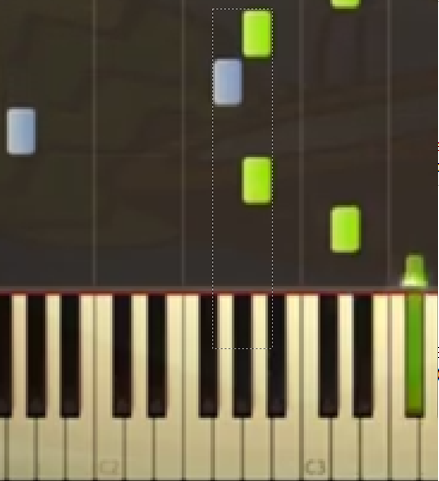
#> input picture DetailedDocumentation(HTML_File)/BleedingNotes.png, 439 x 481 px, given in place of Above the Treetops - Lith Harbor Synthesia.mp4, which was not available
$ jupyter execute --allow-errors SynthesiaToScore.ipynb   (shell and % lines are left out)   (text cells are left out)
#> lines starting #> are read from the running program, lines starting #| are printed output that depends on the picture; after the words box and inside, x2 and y2 are one past the last pixel; in counts of white or black regions, pixels touching at a corner belong together; pictures that were not available may be replaced by others from this repository, and a replacement may not be noted
[cell 1]
def ConvertListToNote(lst,vote_threshold=5,percent_threshold=0.20,debug=False):
    temp = Counter()
    for val in lst: #Read all pixels, convert to notes, and increment counts
        converted_note = ConvertPixelToNote(val)
        if converted_note != None: #Do not count "None" as a note
            temp[converted_note] += 1
    #Stage 1 elimination
    #Eliminate smaller noise so that they don't contribute to the overall percentage
    keys = list(temp.keys())
    backup = temp
    for note in keys:
        if temp[note] <= vote_threshold:
            temp.pop(note)

    #Stage 2 elimination -- Now compute total_hits after first elimination
    total_hits = np.sum(list(temp.values()))
    if debug==True:
        print("Keys before stage 1 elimination: ",backup,
              "\nKeys going into stage 2: ",temp,"\nTotal Hits: ",total_hits)
    for note in list(temp.keys()): #For each note detected
        #Want to keep majority by count or percentage
        #Remove notes that don't occur often or are not majority %'age
        if temp[note]/total_hits<=percent_threshold:
            temp.pop(note)
    return list(temp.keys())

def ConvertPixelToNote(val):
    if 0 <= val <= 24: #Octave 0
        if 0 <= val <= 9:
            note = "A-0"
        elif 10 <= val <= 16:
            note = "A#-0"
        elif 17 <= val <= 24:
            note = "B-0"
    elif 25 <= val <= 111: #Octave 1
        if 25 <= val <= 31:
            note = "C-1"
        elif 32 <= val <= 38:
            note = "C#-1"
        elif 39 <= val <= 45:
            note = "D-1"
        elif 46 <= val <= 52:
            note = "D#-1"
        elif 53 <= val <= 60:
            note = "E-1"
        elif 61 <= val <= 67:
            note = "F-1"
        elif 68 <= val <= 74:
            note = "F#-1"
        elif 75 <= val <= 81:
            note = "G-1"
        elif 82 <= val <= 88:
            note = "G#-1"
        elif 89 <= val <= 95:
            note = "A-1"
        elif 96 <= val <= 102:
            note = "A#-1"
        elif 103 <= val <= 111:
            note = "B-1"
    elif 112 <= val <= 197: #Octave 2
        if 112 <= val <= 118:
            note = "C-2"
        elif 119 <= val <= 125:
            note = "C#-2"
        elif 126 <= val <= 132:
            note = "D-2"
        elif 133 <= val <= 139:
            note = "D#-2"
        elif 140 <= val <= 147:
            note = "E-2"
        elif 148 <= val <= 154:
            note = "F-2"
        elif 155 <= val <= 161:
            note = "F#-2"
        elif 162 <= val <= 168:
            note = "G-2"
        elif 169 <= val <= 175:
            note = "G#-2"
        elif 176 <= val <= 182:
            note = "A-2"
        elif 183 <= val <= 189:
            note = "A#-2"
        elif 190 <= val <= 197:
            note = "B-2"
    elif 198 <= val <= 283: #Octave 3
        if 198 <= val <= 204:
            note = "C-3"
        elif 205 <= val <= 211:
            note = "C#-3"
        elif 212 <= val <= 218:
            note = "D-3"
        elif 219 <= val <= 225:
            note = "D#-3"
        elif 226 <= val <= 233:
            note = "E-3"
        elif 234 <= val <= 240:
            note = "F-3"
        elif 241 <= val <= 247:
            note = "F#-3"
        elif 248 <= val <= 254:
            note = "G-3"
        elif 255 <= val <= 261:
            note = "G#-3"
        elif 262 <= val <= 268:
            note = "A-3"
        elif 269 <= val <= 275:
            note = "A#-3"
        elif 276 <= val <= 283:
            note = "B-3"
    elif 284 <= val <= 369: #Octave 4
        if 284 <= val <= 290:
            note = "C-4"
        elif 291 <= val <= 297:
            note = "C#-4"
        elif 298 <= val <= 304:
            note = "D-4"
        elif 305 <= val <= 311:
            note = "D#-4"
        elif 312 <= val <= 319:
            note = "E-4"
        elif 320 <= val <= 326:
            note = "F-4"
        elif 327 <= val <= 333:
            note = "F#-4"
        elif 334 <= val <= 340:
            note = "G-4"
        elif 341 <= val <= 347:
            note = "G#-4"
        elif 348 <= val <= 354:
            note = "A-4"
        elif 355 <= val <= 361:
            note = "A#-4"
        elif 362 <= val <= 369:
            note = "B-4"
    elif 370 <= val <= 455: #Octave 5
        if 370 <= val <= 376:
            note = "C-5"
        elif 377 <= val <= 383:
            note = "C#-5"
        elif 384 <= val <= 390:
            note = "D-5"
        elif 391 <= val <= 397:
            note = "D#-5"
        elif 398 <= val <= 405:
            note = "E-5"
        elif 406 <= val <= 412:
            note = "F-5"
        elif 413 <= val <= 419:
            note = "F#-5"
        elif 420 <= val <= 426:
            note = "G-5"
        elif 427 <= val <= 433:
            note = "G#-5"
        elif 434 <= val <= 440:
            note = "A-5"
        elif 441 <= val <= 447:
            note = "A#-5"
        elif 448 <= val <= 455:
            note = "B-5"
    elif 456 <= val <= 541: #Octave 6
        if 456 <= val <= 462:
            note = "C-6"
        elif 463 <= val <= 469:
            note = "C#-6"
        elif 470 <= val <= 476:
            note = "D-6"
        elif 477 <= val <= 483:
            note = "D#-6"
        elif 484 <= val <= 491:
            note = "E-6"
        elif 492 <= val <= 498:
            note = "F-6"
        elif 499 <= val <= 505:
            note = "F#-6"
        elif 506 <= val <= 512:
            note = "G-6"
        elif 513 <= val <= 519:
            note = "G#-6"
        elif 520 <= val <= 526:
            note = "A-6"
        elif 527 <= val <= 533:
            note = "A#-6"
        elif 534 <= val <= 541:
            note = "B-6"
    elif 542 <= val <= 640: #Octave 7 & 8
        if 542 <= val <= 548:
            note = "C-7"
        elif 549 <= val <= 555:
            note = "C#-7"
        elif 556 <= val <= 562:
            note = "D-7"
        elif 563 <= val <= 569:
            note = "D#-7"
        elif 570 <= val <= 577:
            note = "E-7"
        elif 578 <= val <= 584:
            note = "F-7"
        elif 585 <= val <= 591:
            note = "F#-7"
        elif 592 <= val <= 598:
            note = "G-7"
        elif 599 <= val <= 605:
            note = "G#-7"
        elif 606 <= val <= 612:
            note = "A-7"
        elif 613 <= val <= 619:
            note = "A#-7"
        elif 620 <= val <= 628:
            note = "B-7"
        elif 629 <= val <= 640:
            note = "C-8"
    try:
        return note #Return the note if there is something
    except:
        note = None

[cell 2]
import cv2
import os
import numpy as np
from collections import Counter
import pandas as pd
from IPython.display import Image
import mingus.core.value as value
from mingus.containers import NoteContainer
from mingus.containers import Bar
from mingus.containers import Track
from mingus.containers import Composition
from mingus.containers.instrument import Instrument, Piano
from mingus.extra import lilypond as LilyPond
from mingus.midi import midi_file_out as MidiFileOut

###Hyperparameters
debug = False #For output from Pixel <-> Note dictionaries
vod_name = "Above the Treetops - Lith Harbor Synthesia.mp4" #Name of the file to read (.mp4!)
fps = 1 #Speed of the video processing --- Inverse btw .. lower is faster!
measure_length = 57.2 #The number of frames that yield a full measure
start = 230 #Defining the height of the crop region
keysig = "D" #Defining the key signature (in Major only!)
bpm = 120 #Defining the BPM for the midi file -- Has no impact to png/pdf generation
title = "Above the Treetops - Lith Harbor" #Title displayed above the score
author = "Leegle" #Author displayed at the top right of the score
outputname = "LithHarbor" #Name to use for all the output files ... eg: LithHarbor.png/.mid/.pdf
#Mask filter parameters
blu_lower = np.array([75,20,120]) #Lower bound of the Left hand
blu_upper = np.array([140,230,250]) #Upper bound of the Left hand
grn_lower = np.array([30,90,100]) #Lower bound of the Right hand
grn_upper = np.array([80,255,255]) #Upper bound of the Right hand

#Video info constants
cap = cv2.VideoCapture(vod_name) #Load the video
w=int(cap.get(cv2.CAP_PROP_FRAME_WIDTH )) #Grab the width of the video
h=int(cap.get(cv2.CAP_PROP_FRAME_HEIGHT )) #_______ height of the video
vod_fps = cap.get(cv2.CAP_PROP_FPS)
total_frames = int(cap.get(cv2.CAP_PROP_FRAME_COUNT))

print("width: ",w) #640
print("height: ",h) #360
print("FPS: ",vod_fps) #30
print("Video Frame Count: ",total_frames) #8476

if debug==True:
    print("\nFrame | Note | x-pixel-val\n--------------------------") #Display just for neat output

#Initialize lists to contain the frame + notes that occur on the frame
frames_left = [0,0] #Initialize the lists with a dummy value
frames_right = [0,0] #Initialize the lists with a dummy value
notes_left = [0] #Initialize the lists with a dummy value
notes_right = [0] #Initialize the lists with a dummy value

#Initialize these locks
allow_duplicate_right = True
allow_duplicate_left = True

#Start image processing ------------------
while True:
    ret, frame = cap.read() #Read 1 frame of video
#> frame is the input picture: shape (481, 439, 3); mean B, G, R 67, 89, 96.3

    if frame is None: #If the frame being read is None (ie: End of video)
        break #Exit app

    #Crop image to only 1 pixel tall image
    stop = start+1
    cropped = frame[start:stop, 0:w]
#> cropped = 439 rows, first 8: [35, 43, 50], [35, 43, 50], [36, 44, 51], [36, 44, 51], [36, 44, 51], [36, 44, 51], [36, 44, 51], [36, 44, 51]

    #Create a visual indicator of this cropped region -- red rectangle above the keyboard
    box = cv2.rectangle(frame, #What object to draw the rectangle on
                  (0,start-1), #Start drawing (Top left corner)
                  (w,stop), #End drawing (Bottom right corner)
                  (0,0,255), #BGR color code
                  1) #line width, -1 fills it instead of line width

    #Convert image to HSV (Hue, Saturation, Value) instead of BGR for better control of green vs blue colors
    hsv = cv2.cvtColor(frame,cv2.COLOR_BGR2HSV)
#> hsv: shape (481, 439, 3); mean H, S, V 20.8, 84.4, 98.8
    hsv_crop = cv2.cvtColor(cropped,cv2.COLOR_BGR2HSV) #Convert crop image to hsv scale
#> hsv_crop = 439 rows, first 8: [0, 255, 255], [16, 77, 50], [16, 75, 51], [16, 75, 51], [16, 75, 51], [16, 75, 51], [16, 75, 51], [16, 75, 51]

    #Blue filter
    blu_mask = cv2.inRange(hsv,blu_lower,blu_upper)
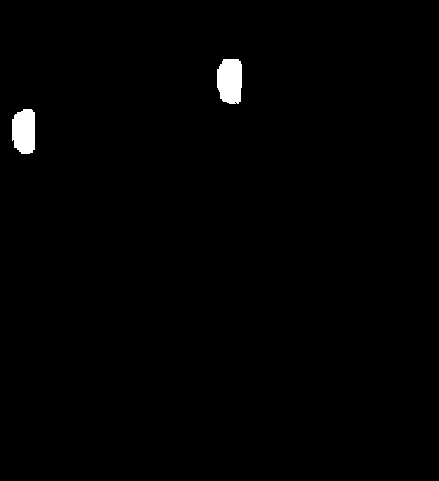
#> blu_mask: shape (481, 439); 0.9% white; 2 white regions, box (x1, y1, x2, y2) and area: (217, 59, 242, 104) 990, (12, 109, 35, 154) 908
    blu_mask_crop = cv2.inRange(hsv_crop,blu_lower,blu_upper)
    blu_filtered = cv2.bitwise_and(frame,frame,mask=blu_mask) #Find in "Frame" then show pixels of "Frame" where "mask = 1"
    blu_cropped = cv2.bitwise_and(cropped,cropped,mask=blu_mask_crop) #Find only blue pixels in the cropped image
#> blu_cropped = 439 rows, first 8: [0, 0, 0], [0, 0, 0], [0, 0, 0], [0, 0, 0], [0, 0, 0], [0, 0, 0], [0, 0, 0], [0, 0, 0]

    #Green filter
    grn_mask = cv2.inRange(hsv,grn_lower,grn_upper)
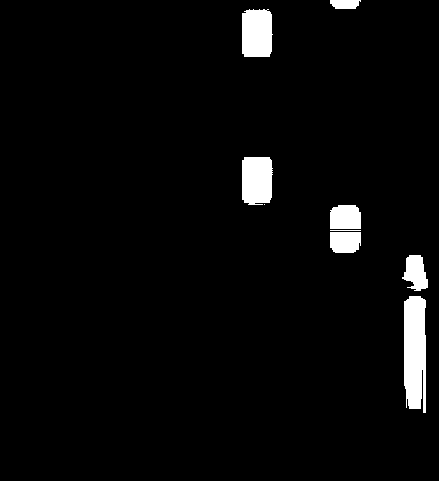
#> grn_mask: shape (481, 439); 3.5% white; 9 white regions (1 under 20 px), largest, box (x1, y1, x2, y2) and area: (404, 296, 426, 413) 2331, (242, 9, 273, 57) 1385, (242, 157, 273, 205) 1380
    grn_mask_crop = cv2.inRange(hsv_crop,grn_lower,grn_upper)
    grn_filtered = cv2.bitwise_and(frame,frame,mask=grn_mask)
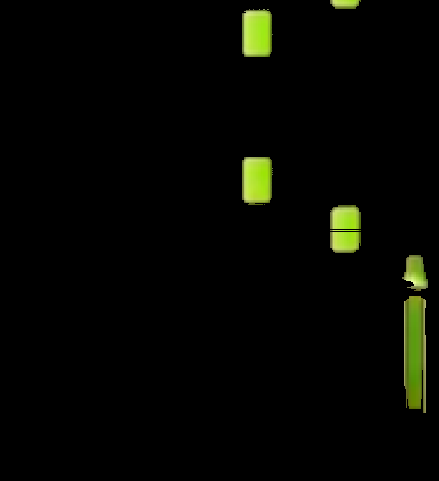
#> grn_filtered: shape (481, 439, 3); mean B, G, R 1.7, 6.2, 4.9
    grn_cropped = cv2.bitwise_and(cropped,cropped,mask=grn_mask_crop)
#> grn_cropped has the same summary as blu_cropped

    cv2.imshow("Original",frame) #Display original video
    cv2.imshow("Blue",blu_filtered)
    cv2.imshow("Green",grn_filtered)
    #cv2.imshow("Cropped",cropped)
    #cv2.imshow("Blue_cropped",blu_cropped)
    #cv2.imshow("Green_cropped",grn_cropped)

    current_frame = int(cap.get(1)) #Current frame_number of the video

    #Note detection
    if current_frame%2 == 0: #Read every even frame (to mitigate pixel bleed from 1 frame to next)

        coord_right=cv2.findNonZero(grn_mask_crop) #Pixel locations of where there are green
#> coord_right = contour of 31 points, box (x1, y1, x2, y2) (330, 0, 361, 1), area 0
        coord_left=cv2.findNonZero(blu_mask_crop) #Pixel locations of where there are blue
#> coord_left = None

        #Right hand detection
        if type(coord_right) == np.ndarray: #If not None basically
            note_right = ConvertListToNote(coord_right[:,0][:,0]) #Convert the coordinates to a note
#> the loop in ConvertListToNote, `for val in lst:` made 31 passes
#> (note in ConvertPixelToNote, converted_note) on passes 1 to 12: ('F#-4', 'F#-4'), ('F#-4', 'F#-4'), ('F#-4', 'F#-4'), ('F#-4', 'F#-4'), ('G-4', 'G-4'), ('G-4', 'G-4'), ('G-4', 'G-4'), ('G-4', 'G-4'), ('G-4', 'G-4'), ('G-4', 'G-4'), ('G-4', 'G-4'), ('G#-4', 'G#-4')
#> after the loop in ConvertListToNote, `for val in lst:`: temp = {'F#-4': 4, 'G-4': 7, 'G#-4': 7, 'A-4': 7, 'A#-4': 6}
#> in ConvertListToNote, `keys = list(temp.keys())`: keys = ['F#-4', 'G-4', 'G#-4', 'A-4', 'A#-4']
#> in ConvertListToNote, `backup = temp`: backup has the same summary as temp
#> the loop in ConvertListToNote, `for note in keys:` made 5 passes
#> note on passes 1 to 5: 'F#-4', 'G-4', 'G#-4', 'A-4', 'A#-4'
#> after the loop in ConvertListToNote, `for note in keys:`: temp = {'G-4': 7, 'G#-4': 7, 'A-4': 7, 'A#-4': 6}
#> in ConvertListToNote, `total_hits = np.sum(list(temp.values()))`: total_hits = 27
#> the loop in ConvertListToNote, `for note in list(temp.keys()): #For each note detected #Want to keep m..` made 4 passes
#> note_right = ['G-4', 'G#-4', 'A-4', 'A#-4']
            #Update only if there is a change to previously detected notes
            #Issue-- What if its a repeating note such as a baseline (common on left hand)
            #Solution 6/23: If the last frame entry is the next frame (+2) then likely a sustained note
            #Solution 6/25: frame condition is redundant (already processing every other frame)
                #Should instead determine if coord_right has read a "None" detection
                #If so, then create a boolean lock to allow duplicate notes
                #None detection denotes that there was a gap (ex: repeated bass notes)
            if note_right != None:
                if note_right != notes_right[-1] or allow_duplicate_right==True:
                    #Register frames & notes to appropriate lists
                    if debug==True:
                        print("RH:",current_frame,note_right)
                    if len(note_right) > 0: #If the note returned is not empty
                        #Add to registry
                        frames_right.append(current_frame)
                        notes_right.append(note_right)
                        #print("RH:",current_frame,note_right)
                        allow_duplicate_right = False #Disallow duplication of this held note
        else: #If previous reading was "None" (the only other reading type) allow duplicate notes
            allow_duplicate_right = True

        #Left hand detection
        if type(coord_left) == np.ndarray: #If not None basically
            note_left = ConvertListToNote(coord_left[:,0][:,0]) #Convert the coordinates to a note
            #Update only if there is a change to previously detected notes
            if note_left != None:
                if note_left != notes_left[-1] or allow_duplicate_left==True:
                    #Register frames & notes to appropriate lists
                    if debug==True:
                        print("LH",current_frame,note_left)
                    if len(note_left) > 0: #If the note returned is not empty
                        #Add to registry
                        frames_left.append(current_frame)
                        notes_left.append(note_left)
                        allow_duplicate_left = False #Disallow duplication of this held note
        else: #If previous reading was "None" (the only other reading type) allow duplicate notes
            allow_duplicate_left = True

    #Block to allow breakage of code without Ctrl+C
    if cv2.waitKey(fps) & 0xFF== ord('q'): #waitKey(fps) controls the video speed
#> (key q is pressed here)
        break #If "q" is pushed, close the app

#Close the video feed
cap.release() #Unhook the video -- otherwise the next run of the app won't be able to access it
cv2.destroyAllWindows() #Close all windows generated by cv2 commands

#Clean up the frames and notes lists for both left and right hand
#They were first initialized with value "0" as their first entry (first 2 entries for frames)
frames_left = frames_left[2:]
frames_right = frames_right[2:]
notes_left = notes_left[1:]
notes_right = notes_right[1:]
#> notes_right = [['G-4', 'G#-4', 'A-4', 'A#-4']]

#Although the video starts at frame 0 -- the first note does not
#Standardize by finding the first note instance
#> (the rest of this cell did not finish here and is left out)

[cell 3]
print("Last pixel detection notes:")
print(coord_right[:,0][:,0],"\n")
#| [330 331 332 333 334 335 336 337 338 339 340 341 342 343 344 345 346 347
#|  348 349 350 351 352 353 354 355 356 357 358 359 360]

print("Last 3 notes in registry:")
#> (the rest of this cell did not finish here and is left out)

[cell 4]
#Testing to find out how long a measure is
#--Used what is known about what notes should be in 1st measure
#--58 frames ... but had to take a slightly lower number
#--Because as the measures got to 16 I would get 15.98 instead of 16.0
print(frames_right)
#> (the rest of this cell did not finish here and is left out)

[cell 5]
#Test block for Minus outputs
from IPython.display import Image
import mingus
from mingus.containers import NoteContainer
from mingus.containers import Bar
from mingus.containers import Track
from mingus.containers import Composition
from mingus.containers.instrument import Instrument, Piano
from mingus.extra import lilypond as LilyPond
from mingus.midi import midi_file_out as MidiFileOut

#Creating a chord as midi file
#> (the rest of this cell did not finish here and is left out)

[cell 6]
#Test block for Minus outputs
from IPython.display import Image
import mingus
from mingus.containers import NoteContainer
from mingus.containers import Bar
from mingus.containers import Track
from mingus.containers import Composition
from mingus.containers.instrument import Instrument, Piano
from mingus.extra import lilypond as LilyPond
from mingus.midi import midi_file_out as MidiFileOut

#Creating a chord as midi file
#> (the rest of this cell did not finish here and is left out)

#> (a cell that did not finish here is left out)

[cell 8]
import mingus.core.value as value
#Creating a chord as midi file
#> (the rest of this cell did not finish here and is left out)

#> (a cell that did not finish here is left out)

[cell 10]
import os
try:
    os.remove("example_piano.png")
except:
    pass

from IPython.display import Image
grandstaff = """
rhMusic = \\relative c' {
  r2 <c g ees>2( |
  <d g, d>1) |
  r2. d,,4 r4 r |
  r4 r
}

lhMusic = \\relative c' {
  {r2 <c g ees>2 }
  {<d g, d>1) }
  {r2. d,,4 r4 r}
  {r4 r}
}

\\score {
  \\new PianoStaff <<
    \\new Staff = "RH"  <<
      \\rhMusic
    >>
    \\new Staff = "LH" <<
      \\clef "bass"
      \\lhMusic
    >>
  >>
}
"""
LilyPond.to_png(grandstaff, "example_piano") #Create pdf
#> (this line was passed over: mingus is not available in this run)
